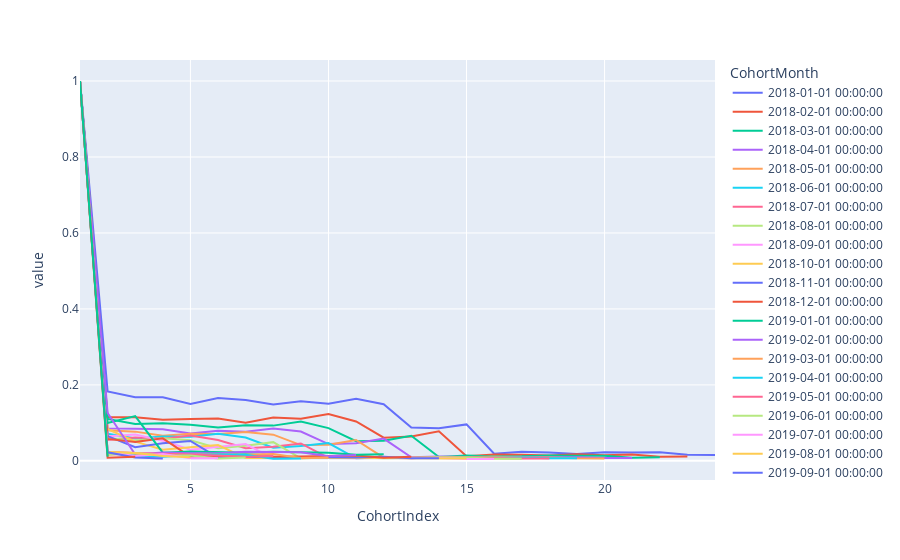

The notebook cell this image was saved under:
### Code cell
import plotly.express as px

fig = px.line(retention.T)
fig.show()

### Figure 1 — Plotly figure (JSON) as saved in the notebook; plotly's stock layout.template omitted (floating-point values rounded to 4 significant figures)
{"data": [{"hovertemplate": "CohortMonth=2018-01-01 00:00:00<br>CohortIndex=%{x}<br>value=%{y}<extra></extra>", "legendgroup": "2018-01-01 00:00:00", "line": {"color": "#636efa", "dash": "solid"}, "mode": "lines", "name": "2018-01-01 00:00:00", "orientation": "v", "showlegend": true, "type": "scatter", "x": [1, 2, 3, 4, 5, 6, 7, 8, 9, 10, 11, 12, 13, 14, 15, 16, 17, 18, 19, 20, 21, 22, 23, 24], "xaxis": "x", "y": [1, 0.1828, 0.1678, 0.1672, 0.1496, 0.1654, 0.1601, 0.1484, 0.1569, 0.1504, 0.1638, 0.1491, 0.0877, 0.08604, 0.09604, 0.01882, 0.02375, 0.02209, 0.01815, 0.02245, 0.02214, 0.0225, 0.01595, 0.01573], "yaxis": "y"}, {"hovertemplate": "CohortMonth=2018-02-01 00:00:00<br>CohortIndex=%{x}<br>value=%{y}<extra></extra>", "legendgroup": "2018-02-01 00:00:00", "line": {"color": "#EF553B", "dash": "solid"}, "mode": "lines", "name": "2018-02-01 00:00:00", "orientation": "v", "showlegend": true, "type": "scatter", "x": [1, 2, 3, 4, 5, 6, 7, 8, 9, 10, 11, 12, 13, 14, 15, 16, 17, 18, 19, 20, 21, 22, 23, 24], "xaxis": "x", "y": [1, 0.115, 0.1151, 0.1086, 0.1105, 0.1118, 0.1005, 0.1139, 0.111, 0.1235, 0.1038, 0.06117, 0.0642, 0.07779, 0.01245, 0.01662, 0.01616, 0.01439, 0.01731, 0.01479, 0.01691, 0.01114, 0.01154, null], "yaxis": "y"}, {"hovertemplate": "CohortMonth=2018-03-01 00:00:00<br>CohortIndex=%{x}<br>value=%{y}<extra></extra>", "legendgroup": "2018-03-01 00:00:00", "line": {"color": "#00cc96", "dash": "solid"}, "mode": "lines", "name": "2018-03-01 00:00:00", "orientation": "v", "showlegend": true, "type": "scatter", "x": [1, 2, 3, 4, 5, 6, 7, 8, 9, 10, 11, 12, 13, 14, 15, 16, 17, 18, 19, 20, 21, 22, 23, 24], "xaxis": "x", "y": [1, 0.1102, 0.09727, 0.09891, 0.09481, 0.08797, 0.09362, 0.0928, 0.1037, 0.08618, 0.05195, 0.05329, 0.06624, 0.009972, 0.01392, 0.01154, 0.01198, 0.01407, 0.01332, 0.01317, 0.00841, 0.009228, null, null], "yaxis": "y"}, {"hovertemplate": "CohortMonth=2018-04-01 00:00:00<br>CohortIndex=%{x}<br>value=%{y}<extra></extra>", "legendgroup": "2018-04-01 00:00:00", "line": {"color": "#ab63fa", "dash": "solid"}, "mode": "lines", "name": "2018-04-01 00:00:00", "orientation": "v", "showlegend": true, "type": "scatter", "x": [1, 2, 3, 4, 5, 6, 7, 8, 9, 10, 11, 12, 13, 14, 15, 16, 17, 18, 19, 20, 21, 22, 23, 24], "xaxis": "x", "y": [1, 0.08553, 0.08463, 0.08343, 0.07209, 0.07915, 0.07689, 0.08515, 0.07734, 0.04423, 0.04648, 0.05865, 0.009462, 0.01156, 0.01036, 0.01006, 0.01149, 0.009537, 0.009837, 0.007734, 0.007359, null, null, null], "yaxis": "y"}, {"hovertemplate": "CohortMonth=2018-05-01 00:00:00<br>CohortIndex=%{x}<br>value=%{y}<extra></extra>", "legendgroup": "2018-05-01 00:00:00", "line": {"color": "#FFA15A", "dash": "solid"}, "mode": "lines", "name": "2018-05-01 00:00:00", "orientation": "v", "showlegend": true, "type": "scatter", "x": [1, 2, 3, 4, 5, 6, 7, 8, 9, 10, 11, 12, 13, 14, 15, 16, 17, 18, 19, 20, 21, 22, 23, 24], "xaxis": "x", "y": [1, 0.0804, 0.07699, 0.06601, 0.07135, 0.07046, 0.07602, 0.06898, 0.04153, 0.04242, 0.05511, 0.008529, 0.008974, 0.01001, 0.009716, 0.01061, 0.009048, 0.009048, 0.006675, 0.005933, null, null, null, null], "yaxis": "y"}, {"hovertemplate": "CohortMonth=2018-06-01 00:00:00<br>CohortIndex=%{x}<br>value=%{y}<extra></extra>", "legendgroup": "2018-06-01 00:00:00", "line": {"color": "#19d3f3", "dash": "solid"}, "mode": "lines", "name": "2018-06-01 00:00:00", "orientation": "v", "showlegend": true, "type": "scatter", "x": [1, 2, 3, 4, 5, 6, 7, 8, 9, 10, 11, 12, 13, 14, 15, 16, 17, 18, 19, 20, 21, 22, 23, 24], "xaxis": "x", "y": [1, 0.07154, 0.059, 0.06406, 0.0638, 0.07148, 0.06143, 0.03481, 0.03935, 0.04678, 0.006847, 0.008831, 0.007871, 0.007999, 0.008191, 0.009279, 0.009023, 0.006719, 0.006847, null, null, null, null, null], "yaxis": "y"}, {"hovertemplate": "CohortMonth=2018-07-01 00:00:00<br>CohortIndex=%{x}<br>value=%{y}<extra></extra>", "legendgroup": "2018-07-01 00:00:00", "line": {"color": "#FF6692", "dash": "solid"}, "mode": "lines", "name": "2018-07-01 00:00:00", "orientation": "v", "showlegend": true, "type": "scatter", "x": [1, 2, 3, 4, 5, 6, 7, 8, 9, 10, 11, 12, 13, 14, 15, 16, 17, 18, 19, 20, 21, 22, 23, 24], "xaxis": "x", "y": [1, 0.05534, 0.06156, 0.05848, 0.06652, 0.05496, 0.03348, 0.03719, 0.04579, 0.007601, 0.009611, 0.007915, 0.007098, 0.009925, 0.008417, 0.008291, 0.00647, 0.005967, null, null, null, null, null, null], "yaxis": "y"}, {"hovertemplate": "CohortMonth=2018-08-01 00:00:00<br>CohortIndex=%{x}<br>value=%{y}<extra></extra>", "legendgroup": "2018-08-01 00:00:00", "line": {"color": "#B6E880", "dash": "solid"}, "mode": "lines", "name": "2018-08-01 00:00:00", "orientation": "v", "showlegend": true, "type": "scatter", "x": [1, 2, 3, 4, 5, 6, 7, 8, 9, 10, 11, 12, 13, 14, 15, 16, 17, 18, 19, 20, 21, 22, 23, 24], "xaxis": "x", "y": [1, 0.06001, 0.0539, 0.05954, 0.05438, 0.03334, 0.03953, 0.0493, 0.006509, 0.009605, 0.009367, 0.006668, 0.007303, 0.009209, 0.009129, 0.005716, 0.005477, null, null, null, null, null, null, null], "yaxis": "y"}, {"hovertemplate": "CohortMonth=2018-09-01 00:00:00<br>CohortIndex=%{x}<br>value=%{y}<extra></extra>", "legendgroup": "2018-09-01 00:00:00", "line": {"color": "#FF97FF", "dash": "solid"}, "mode": "lines", "name": "2018-09-01 00:00:00", "orientation": "v", "showlegend": true, "type": "scatter", "x": [1, 2, 3, 4, 5, 6, 7, 8, 9, 10, 11, 12, 13, 14, 15, 16, 17, 18, 19, 20, 21, 22, 23, 24], "xaxis": "x", "y": [1, 0.06451, 0.06967, 0.05317, 0.02961, 0.03602, 0.04439, 0.006053, 0.007477, 0.008427, 0.006765, 0.008249, 0.007477, 0.007418, 0.004926, 0.005163, null, null, null, null, null, null, null, null], "yaxis": "y"}, {"hovertemplate": "CohortMonth=2018-10-01 00:00:00<br>CohortIndex=%{x}<br>value=%{y}<extra></extra>", "legendgroup": "2018-10-01 00:00:00", "line": {"color": "#FECB52", "dash": "solid"}, "mode": "lines", "name": "2018-10-01 00:00:00", "orientation": "v", "showlegend": true, "type": "scatter", "x": [1, 2, 3, 4, 5, 6, 7, 8, 9, 10, 11, 12, 13, 14, 15, 16, 17, 18, 19, 20, 21, 22, 23, 24], "xaxis": "x", "y": [1, 0.08393, 0.05077, 0.02919, 0.03561, 0.04183, 0.007413, 0.007744, 0.007149, 0.007413, 0.007546, 0.008274, 0.006751, 0.005759, 0.006288, null, null, null, null, null, null, null, null, null], "yaxis": "y"}, {"hovertemplate": "CohortMonth=2018-11-01 00:00:00<br>CohortIndex=%{x}<br>value=%{y}<extra></extra>", "legendgroup": "2018-11-01 00:00:00", "line": {"color": "#636efa", "dash": "solid"}, "mode": "lines", "name": "2018-11-01 00:00:00", "orientation": "v", "showlegend": true, "type": "scatter", "x": [1, 2, 3, 4, 5, 6, 7, 8, 9, 10, 11, 12, 13, 14, 15, 16, 17, 18, 19, 20, 21, 22, 23, 24], "xaxis": "x", "y": [1, 0.06531, 0.03619, 0.04631, 0.05239, 0.00854, 0.01067, 0.00969, 0.008814, 0.009197, 0.008704, 0.01067, 0.007171, 0.006843, null, null, null, null, null, null, null, null, null, null], "yaxis": "y"}, {"hovertemplate": "CohortMonth=2018-12-01 00:00:00<br>CohortIndex=%{x}<br>value=%{y}<extra></extra>", "legendgroup": "2018-12-01 00:00:00", "line": {"color": "#EF553B", "dash": "solid"}, "mode": "lines", "name": "2018-12-01 00:00:00", "orientation": "v", "showlegend": true, "type": "scatter", "x": [1, 2, 3, 4, 5, 6, 7, 8, 9, 10, 11, 12, 13, 14, 15, 16, 17, 18, 19, 20, 21, 22, 23, 24], "xaxis": "x", "y": [1, 0.05776, 0.04943, 0.0592, 0.0107, 0.01365, 0.01272, 0.01106, 0.01142, 0.01214, 0.01401, 0.008262, 0.0107, null, null, null, null, null, null, null, null, null, null, null], "yaxis": "y"}, {"hovertemplate": "CohortMonth=2019-01-01 00:00:00<br>CohortIndex=%{x}<br>value=%{y}<extra></extra>", "legendgroup": "2019-01-01 00:00:00", "line": {"color": "#00cc96", "dash": "solid"}, "mode": "lines", "name": "2019-01-01 00:00:00", "orientation": "v", "showlegend": true, "type": "scatter", "x": [1, 2, 3, 4, 5, 6, 7, 8, 9, 10, 11, 12, 13, 14, 15, 16, 17, 18, 19, 20, 21, 22, 23, 24], "xaxis": "x", "y": [1, 0.09983, 0.1179, 0.02167, 0.02472, 0.02211, 0.02141, 0.02428, 0.02193, 0.0215, 0.01593, 0.01732, null, null, null, null, null, null, null, null, null, null, null, null], "yaxis": "y"}, {"hovertemplate": "CohortMonth=2019-02-01 00:00:00<br>CohortIndex=%{x}<br>value=%{y}<extra></extra>", "legendgroup": "2019-02-01 00:00:00", "line": {"color": "#ab63fa", "dash": "solid"}, "mode": "lines", "name": "2019-02-01 00:00:00", "orientation": "v", "showlegend": true, "type": "scatter", "x": [1, 2, 3, 4, 5, 6, 7, 8, 9, 10, 11, 12, 13, 14, 15, 16, 17, 18, 19, 20, 21, 22, 23, 24], "xaxis": "x", "y": [1, 0.1261, 0.01667, 0.02216, 0.02024, 0.01974, 0.02416, 0.02287, 0.02273, 0.01211, 0.01532, null, null, null, null, null, null, null, null, null, null, null, null, null], "yaxis": "y"}, {"hovertemplate": "CohortMonth=2019-03-01 00:00:00<br>CohortIndex=%{x}<br>value=%{y}<extra></extra>", "legendgroup": "2019-03-01 00:00:00", "line": {"color": "#FFA15A", "dash": "solid"}, "mode": "lines", "name": "2019-03-01 00:00:00", "orientation": "v", "showlegend": true, "type": "scatter", "x": [1, 2, 3, 4, 5, 6, 7, 8, 9, 10, 11, 12, 13, 14, 15, 16, 17, 18, 19, 20, 21, 22, 23, 24], "xaxis": "x", "y": [1, 0.01631, 0.01928, 0.01775, 0.01593, 0.01741, 0.01598, 0.01832, 0.007654, 0.008945, null, null, null, null, null, null, null, null, null, null, null, null, null, null], "yaxis": "y"}, {"hovertemplate": "CohortMonth=2019-04-01 00:00:00<br>CohortIndex=%{x}<br>value=%{y}<extra></extra>", "legendgroup": "2019-04-01 00:00:00", "line": {"color": "#19d3f3", "dash": "solid"}, "mode": "lines", "name": "2019-04-01 00:00:00", "orientation": "v", "showlegend": true, "type": "scatter", "x": [1, 2, 3, 4, 5, 6, 7, 8, 9, 10, 11, 12, 13, 14, 15, 16, 17, 18, 19, 20, 21, 22, 23, 24], "xaxis": "x", "y": [1, 0.02324, 0.01426, 0.01057, 0.01479, 0.01743, 0.01585, 0.005811, 0.006339, null, null, null, null, null, null, null, null, null, null, null, null, null, null, null], "yaxis": "y"}, {"hovertemplate": "CohortMonth=2019-05-01 00:00:00<br>CohortIndex=%{x}<br>value=%{y}<extra></extra>", "legendgroup": "2019-05-01 00:00:00", "line": {"color": "#FF6692", "dash": "solid"}, "mode": "lines", "name": "2019-05-01 00:00:00", "orientation": "v", "showlegend": true, "type": "scatter", "x": [1, 2, 3, 4, 5, 6, 7, 8, 9, 10, 11, 12, 13, 14, 15, 16, 17, 18, 19, 20, 21, 22, 23, 24], "xaxis": "x", "y": [1, 0.02391, 0.02043, 0.0187, 0.01522, 0.01435, 0.01043, 0.01304, null, null, null, null, null, null, null, null, null, null, null, null, null, null, null, null], "yaxis": "y"}, {"hovertemplate": "CohortMonth=2019-06-01 00:00:00<br>CohortIndex=%{x}<br>value=%{y}<extra></extra>", "legendgroup": "2019-06-01 00:00:00", "line": {"color": "#B6E880", "dash": "solid"}, "mode": "lines", "name": "2019-06-01 00:00:00", "orientation": "v", "showlegend": true, "type": "scatter", "x": [1, 2, 3, 4, 5, 6, 7, 8, 9, 10, 11, 12, 13, 14, 15, 16, 17, 18, 19, 20, 21, 22, 23, 24], "xaxis": "x", "y": [1, 0.01687, 0.02072, 0.01398, 0.01398, 0.006265, 0.009157, null, null, null, null, null, null, null, null, null, null, null, null, null, null, null, null, null], "yaxis": "y"}, {"hovertemplate": "CohortMonth=2019-07-01 00:00:00<br>CohortIndex=%{x}<br>value=%{y}<extra></extra>", "legendgroup": "2019-07-01 00:00:00", "line": {"color": "#FF97FF", "dash": "solid"}, "mode": "lines", "name": "2019-07-01 00:00:00", "orientation": "v", "showlegend": true, "type": "scatter", "x": [1, 2, 3, 4, 5, 6, 7, 8, 9, 10, 11, 12, 13, 14, 15, 16, 17, 18, 19, 20, 21, 22, 23, 24], "xaxis": "x", "y": [1, 0.02345, 0.01313, 0.01782, 0.007036, 0.007036, null, null, null, null, null, null, null, null, null, null, null, null, null, null, null, null, null, null], "yaxis": "y"}, {"hovertemplate": "CohortMonth=2019-08-01 00:00:00<br>CohortIndex=%{x}<br>value=%{y}<extra></extra>", "legendgroup": "2019-08-01 00:00:00", "line": {"color": "#FECB52", "dash": "solid"}, "mode": "lines", "name": "2019-08-01 00:00:00", "orientation": "v", "showlegend": true, "type": "scatter", "x": [1, 2, 3, 4, 5, 6, 7, 8, 9, 10, 11, 12, 13, 14, 15, 16, 17, 18, 19, 20, 21, 22, 23, 24], "xaxis": "x", "y": [1, 0.02395, 0.02053, 0.01271, 0.009286, null, null, null, null, null, null, null, null, null, null, null, null, null, null, null, null, null, null, null], "yaxis": "y"}, {"hovertemplate": "CohortMonth=2019-09-01 00:00:00<br>CohortIndex=%{x}<br>value=%{y}<extra></extra>", "legendgroup": "2019-09-01 00:00:00", "line": {"color": "#636efa", "dash": "solid"}, "mode": "lines", "name": "2019-09-01 00:00:00", "orientation": "v", "showlegend": true, "type": "scatter", "x": [1, 2, 3, 4, 5, 6, 7, 8, 9, 10, 11, 12, 13, 14, 15, 16, 17, 18, 19, 20, 21, 22, 23, 24], "xaxis": "x", "y": [1, 0.02248, 0.009174, 0.006422, null, null, null, null, null, null, null, null, null, null, null, null, null, null, null, null, null, null, null, null], "yaxis": "y"}, {"hovertemplate": "CohortMonth=2019-10-01 00:00:00<br>CohortIndex=%{x}<br>value=%{y}<extra></extra>", "legendgroup": "2019-10-01 00:00:00", "line": {"color": "#EF553B", "dash": "solid"}, "mode": "lines", "name": "2019-10-01 00:00:00", "orientation": "v", "showlegend": true, "type": "scatter", "x": [1, 2, 3, 4, 5, 6, 7, 8, 9, 10, 11, 12, 13, 14, 15, 16, 17, 18, 19, 20, 21, 22, 23, 24], "xaxis": "x", "y": [1, 0.008337, 0.01065, null, null, null, null, null, null, null, null, null, null, null, null, null, null, null, null, null, null, null, null, null], "yaxis": "y"}, {"hovertemplate": "CohortMonth=2019-11-01 00:00:00<br>CohortIndex=%{x}<br>value=%{y}<extra></extra>", "legendgroup": "2019-11-01 00:00:00", "line": {"color": "#00cc96", "dash": "solid"}, "mode": "lines", "name": "2019-11-01 00:00:00", "orientation": "v", "showlegend": true, "type": "scatter", "x": [1, 2, 3, 4, 5, 6, 7, 8, 9, 10, 11, 12, 13, 14, 15, 16, 17, 18, 19, 20, 21, 22, 23, 24], "xaxis": "x", "y": [1, 0.01114, null, null, null, null, null, null, null, null, null, null, null, null, null, null, null, null, null, null, null, null, null, null], "yaxis": "y"}, {"hovertemplate": "CohortMonth=2019-12-01 00:00:00<br>CohortIndex=%{x}<br>value=%{y}<extra></extra>", "legendgroup": "2019-12-01 00:00:00", "line": {"color": "#ab63fa", "dash": "solid"}, "mode": "lines", "name": "2019-12-01 00:00:00", "orientation": "v", "showlegend": true, "type": "scatter", "x": [1, 2, 3, 4, 5, 6, 7, 8, 9, 10, 11, 12, 13, 14, 15, 16, 17, 18, 19, 20, 21, 22, 23, 24], "xaxis": "x", "y": [1, null, null, null, null, null, null, null, null, null, null, null, null, null, null, null, null, null, null, null, null, null, null, null], "yaxis": "y"}], "layout": {"legend": {"title": {"text": "CohortMonth"}, "tracegroupgap": 0}, "margin": {"t": 60}, "xaxis": {"anchor": "y", "domain": [0, 1], "title": {"text": "CohortIndex"}}, "yaxis": {"anchor": "x", "domain": [0, 1], "title": {"text": "value"}}}}
